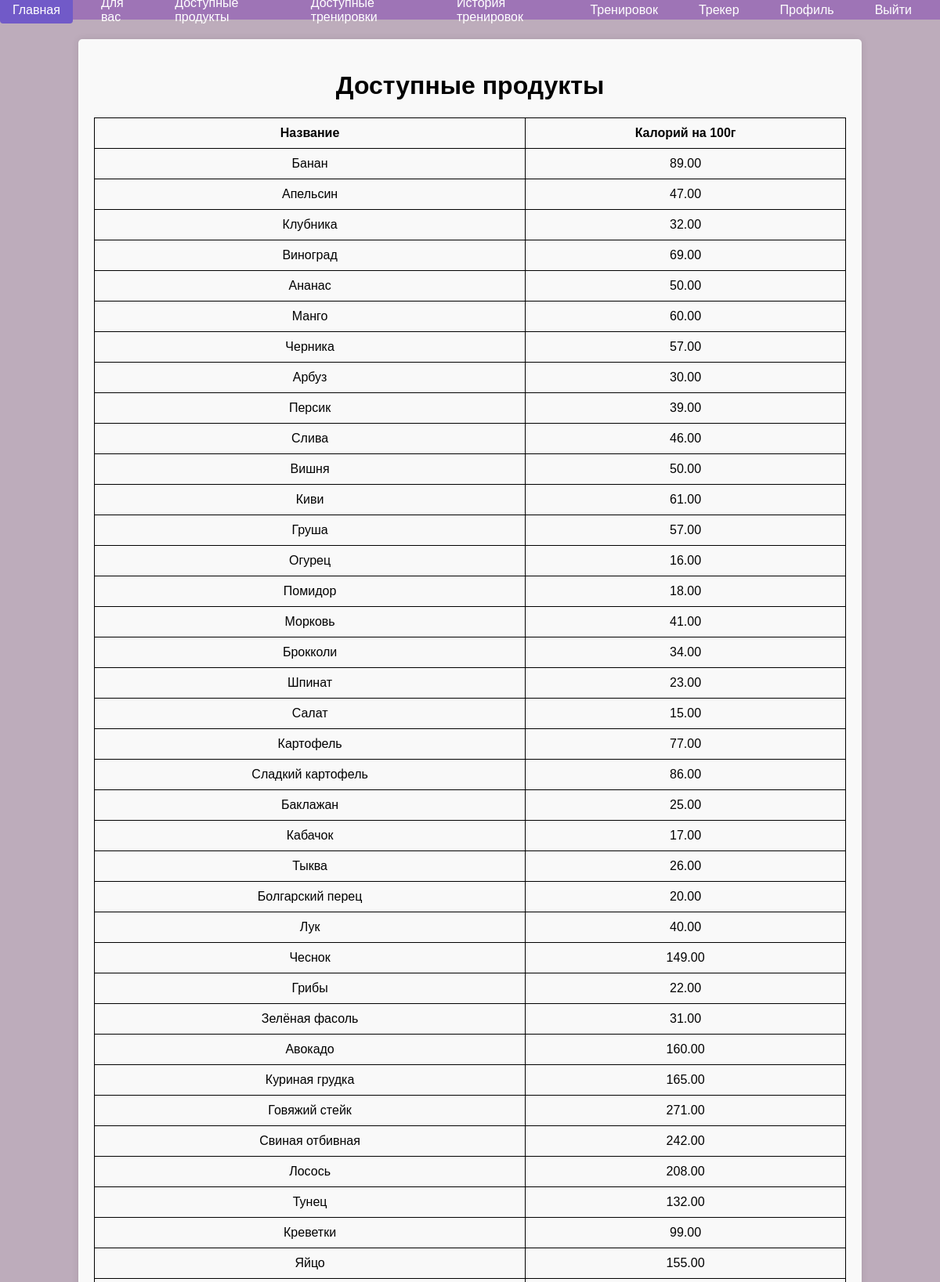
The page /food_catalog.php (signed in, upper part) on the database its author committed.
### tables this page shows
CREATE TABLE `food_products` (
  `id` int(11) NOT NULL AUTO_INCREMENT,
  `name` varchar(255) DEFAULT NULL,
  `calories_per_100g` decimal(10,2) DEFAULT NULL,
  `created_at` timestamp NOT NULL DEFAULT current_timestamp(),
  PRIMARY KEY (`id`)
);

### food_catalog.php (the view, shortened to what this page needs)
<?php
include 'navbar.php';
require 'db.php';
$user_id = $_SESSION['user_id'];
$stmt = $conn->prepare("SELECT daily_calories FROM users WHERE id = ?");
$stmt->bind_param("i", $user_id);
$stmt->execute();
$search_query = '';
if ($search_query) {
    $sql_search_query = $search_query . "%";
    $stmt = $conn->prepare("SELECT * FROM food_products WHERE name LIKE ?");
    $stmt->bind_param("s", $sql_search_query);
} else {
    $stmt = $conn->prepare("SELECT * FROM food_products");
}
$stmt->execute();
$products = $stmt->get_result();
?>
<!DOCTYPE html>
<html lang="ru">
<head>
</head>
<body>
<div class="container">
    <h1>Доступные продукты</h1>
    <table>
        <tr>
            <th>Название</th>
            <th>Калорий на 100г</th>
        </tr>
        <?php while ($product = $products->fetch_assoc()): ?>
            <tr>
                <td><?php echo htmlspecialchars($product['name']); ?></td>
                <td><?php echo htmlspecialchars($product['calories_per_100g']); ?></td>
            </tr>
        <?php endwhile; ?>
    </table>
</div>
</body>
</html>

### navbar.php (style rules this page uses)
body { margin: 0; padding-top: 50px; }

### food_catalog.php (style rules this page uses)
body { font-family: Arial, sans-serif; background-color: #bdacbb;; margin: 0; padding: 0; display: flex; flex-direction: column; align-items: center; }
h1, h2 { text-align: center; }
.container { margin-top: 50px; width: 80%; max-width: 1200px; padding: 20px; background-color: #f9f9f9; border-radius: 5px; box-shadow: 0 0 10px rgba(0, 0, 0, 0.1); }
table { width: 100%; margin: 0 auto; border-collapse: collapse; }
table, th, td { border: 1px solid black; }
th, td { padding: 10px; text-align: center; }

### rows shown on the page
food_products: name "Банан", calories_per_100g "89.00"
food_products: name "Апельсин", calories_per_100g "47.00"
food_products: name "Клубника", calories_per_100g "32.00"
food_products: name "Виноград", calories_per_100g "69.00"
food_products: name "Ананас", calories_per_100g "50.00"
food_products: name "Манго", calories_per_100g "60.00"
food_products: name "Черника", calories_per_100g "57.00"
food_products: name "Арбуз", calories_per_100g "30.00"
food_products: name "Персик", calories_per_100g "39.00"
food_products: name "Слива", calories_per_100g "46.00"
food_products: name "Вишня", calories_per_100g "50.00"
food_products: name "Киви", calories_per_100g "61.00"
food_products: name "Груша", calories_per_100g "57.00"
food_products: name "Огурец", calories_per_100g "16.00"
food_products: name "Помидор", calories_per_100g "18.00"
food_products: name "Морковь", calories_per_100g "41.00"
food_products: name "Брокколи", calories_per_100g "34.00"
food_products: name "Шпинат", calories_per_100g "23.00"
food_products: name "Салат", calories_per_100g "15.00"
food_products: name "Картофель", calories_per_100g "77.00"
food_products: name "Сладкий картофель", calories_per_100g "86.00"
food_products: name "Баклажан", calories_per_100g "25.00"
food_products: name "Кабачок", calories_per_100g "17.00"
food_products: name "Тыква", calories_per_100g "26.00"
food_products: name "Болгарский перец", calories_per_100g "20.00"
food_products: name "Лук", calories_per_100g "40.00"
food_products: name "Чеснок", calories_per_100g "149.00"
food_products: name "Грибы", calories_per_100g "22.00"
food_products: name "Зелёная фасоль", calories_per_100g "31.00"
food_products: name "Авокадо", calories_per_100g "160.00"
food_products: name "Куриная грудка", calories_per_100g "165.00"
food_products: name "Говяжий стейк", calories_per_100g "271.00"
food_products: name "Свиная отбивная", calories_per_100g "242.00"
food_products: name "Лосось", calories_per_100g "208.00"
food_products: name "Тунец", calories_per_100g "132.00"
food_products: name "Креветки", calories_per_100g "99.00"
food_products: name "Яйцо", calories_per_100g "155.00"
